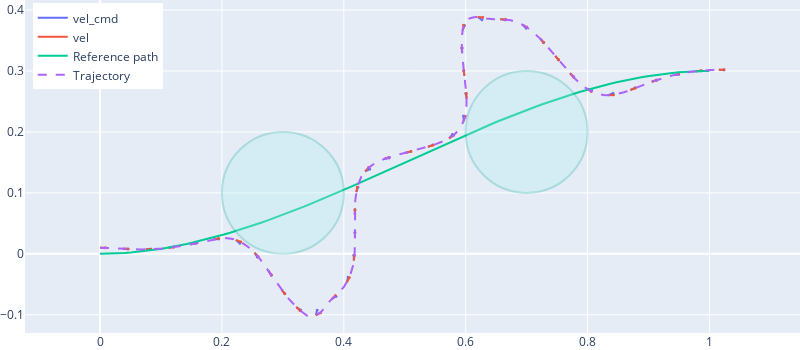

Notebook code for this chart:
### Code cell
quiver_steps = 10
layout = go.Layout(width=800, height=350, margin=dict(t=0,l=0,r=0,b=0),yaxis=dict(scaleanchor="x", scaleratio=1), legend=dict(x=0.01, y=0.99))
fig = go.Figure(layout=layout)
fig1 = ff.create_quiver(
    simout.x[::quiver_steps], 
    simout.y[::quiver_steps], 
    np.array(simout_vfg.u[::quiver_steps])*np.array(simout.speed[::quiver_steps]), 
    np.array(simout_vfg.v[::quiver_steps])*np.array(simout.speed[::quiver_steps]),
    name="vel_cmd")
fig2 = ff.create_quiver(simout.x[::quiver_steps], simout.y[::quiver_steps], simout.u[::quiver_steps], simout.v[::quiver_steps], name="vel")
fig.add_traces(data=fig1.data)
fig.add_traces(data=fig2.data)
fig.add_scatter(x=pos_ref[0], y=pos_ref[1], mode="lines", name="Reference path")
fig.add_scatter(x=simout.x, y=simout.y, mode="lines", name="Trajectory", line=dict(dash="dash"))
for cob in cobs:
    cob.add_patch(fig)

fig.show()

### Figure 1 — Plotly figure (JSON) as saved in the notebook; plotly's stock layout.template omitted (floating-point values rounded to 4 significant figures; data arrays with more than 128 entries replaced by an {"elided": "..."} marker saying what was removed)
{"data": [{"mode": "lines", "name": "vel_cmd", "type": "scatter", "x": {"elided": "287 float values"}, "y": {"elided": "287 float values"}}, {"mode": "lines", "name": "vel", "type": "scatter", "x": {"elided": "287 float values"}, "y": {"elided": "287 float values"}}, {"mode": "lines", "name": "Reference path", "type": "scatter", "x": [0, 0.01011, 0.02023, 0.03037, 0.04051, 0.05067, 0.06083, 0.071, 0.08117, 0.09134, 0.1015, 0.1117, 0.1219, 0.1321, 0.1422, 0.1524, 0.1626, 0.1728, 0.1829, 0.1931, 0.2032, 0.2134, 0.2235, 0.2337, 0.2438, 0.2539, 0.264, 0.2741, 0.2842, 0.2943, 0.3044, 0.3145, 0.3246, 0.3346, 0.3447, 0.3547, 0.3648, 0.3748, 0.3849, 0.3949, 0.4049, 0.4149, 0.4249, 0.435, 0.445, 0.455, 0.465, 0.475, 0.485, 0.495, 0.505, 0.515, 0.525, 0.535, 0.545, 0.555, 0.565, 0.5751, 0.5851, 0.5951, 0.6051, 0.6151, 0.6252, 0.6352, 0.6453, 0.6553, 0.6654, 0.6754, 0.6855, 0.6956, 0.7057, 0.7158, 0.7259, 0.736, 0.7461, 0.7562, 0.7663, 0.7765, 0.7866, 0.7968, 0.8069, 0.8171, 0.8272, 0.8374, 0.8476, 0.8578, 0.8679, 0.8781, 0.8883, 0.8985, 0.9087, 0.9188, 0.929, 0.9392, 0.9493, 0.9595, 0.9696, 0.9798, 0.9899, 1.0], "y": [0, 8.986e-05, 0.0003572, 0.0007985, 0.001411, 0.00219, 0.003133, 0.004236, 0.005496, 0.00691, 0.008473, 0.01018, 0.01204, 0.01403, 0.01616, 0.01842, 0.0208, 0.02332, 0.02595, 0.0287, 0.03157, 0.03455, 0.03763, 0.04082, 0.0441, 0.04749, 0.05096, 0.05452, 0.05817, 0.0619, 0.06571, 0.06959, 0.07353, 0.07755, 0.08163, 0.08576, 0.08996, 0.0942, 0.09849, 0.1028, 0.1072, 0.1116, 0.116, 0.1205, 0.125, 0.1295, 0.1341, 0.1386, 0.1432, 0.1477, 0.1523, 0.1568, 0.1614, 0.1659, 0.1705, 0.175, 0.1795, 0.184, 0.1884, 0.1928, 0.1972, 0.2015, 0.2058, 0.21, 0.2142, 0.2184, 0.2224, 0.2265, 0.2304, 0.2343, 0.2381, 0.2418, 0.2455, 0.249, 0.2525, 0.2559, 0.2592, 0.2624, 0.2655, 0.2684, 0.2713, 0.274, 0.2767, 0.2792, 0.2816, 0.2838, 0.286, 0.288, 0.2898, 0.2915, 0.2931, 0.2945, 0.2958, 0.2969, 0.2978, 0.2986, 0.2992, 0.2996, 0.2999, 0.3]}, {"line": {"dash": "dash"}, "mode": "lines", "name": "Trajectory", "type": "scatter", "x": {"elided": "402 float values"}, "y": {"elided": "402 float values"}}], "layout": {"height": 350, "legend": {"x": 0.01, "y": 0.99}, "margin": {"b": 0, "l": 0, "r": 0, "t": 0}, "shapes": [{"fillcolor": "PaleTurquoise", "line": {"color": "LightSeaGreen"}, "opacity": 0.3, "type": "circle", "x0": 0.2, "x1": 0.4, "xref": "x", "y0": 0, "y1": 0.2, "yref": "y"}, {"fillcolor": "PaleTurquoise", "line": {"color": "LightSeaGreen"}, "opacity": 0.3, "type": "circle", "x0": 0.6, "x1": 0.8, "xref": "x", "y0": 0.1, "y1": 0.3, "yref": "y"}], "width": 800, "yaxis": {"scaleanchor": "x", "scaleratio": 1}}}
